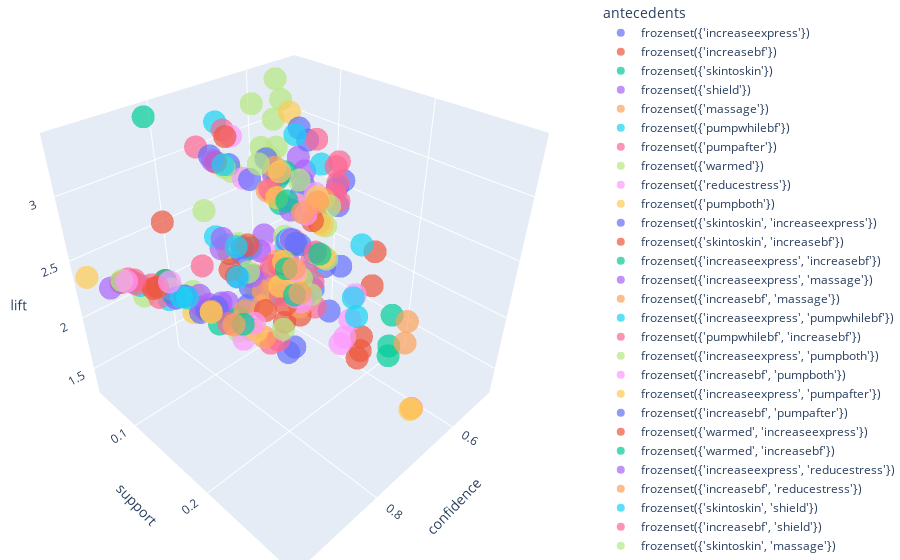

Notebook cell for this chart:
### Markdown cell above
__Antecedent:__ refers to the items on the LEFT ie., the item which the customer buy.

__Consequent:__ refers to the items on the RIGHT ie., the item which the customer follows to buy.

### Code cell
fig = px.scatter_3d(rules, x='confidence', y='support', z='lift', opacity=0.7, color='antecedents')
                    #color='petal_length', symbol='species')
# tight layout
fig.update_layout(margin=dict(l=0, r=0, b=0, t=0))
fig.show()

### Figure 1 — Plotly figure (JSON) as saved in the notebook; plotly's stock layout.template omitted (floating-point values rounded to 4 significant figures)
{"data": [{"hovertemplate": "antecedents=frozenset({'increaseexpress'})<br>confidence=%{x}<br>support=%{y}<br>lift=%{z}<extra></extra>", "legendgroup": "frozenset({'increaseexpress'})", "marker": {"color": "#636efa", "opacity": 0.7, "symbol": "circle"}, "mode": "markers", "name": "frozenset({'increaseexpress'})", "scene": "scene", "showlegend": true, "type": "scatter3d", "x": [0.6783, 0.5884, 0.7855, 0.7594, 0.5594, 0.5275, 0.5681, 0.5333, 0.6232], "y": [0.1653, 0.1434, 0.1914, 0.185, 0.1363, 0.1285, 0.1384, 0.1299, 0.1518], "z": [2.125, 1.59, 1.938, 1.883, 2.523, 1.854, 2.709, 2.678, 2.152]}, {"hovertemplate": "antecedents=frozenset({'increasebf'})<br>confidence=%{x}<br>support=%{y}<br>lift=%{z}<extra></extra>", "legendgroup": "frozenset({'increasebf'})", "marker": {"color": "#EF553B", "opacity": 0.7, "symbol": "circle"}, "mode": "markers", "name": "frozenset({'increasebf'})", "scene": "scene", "showlegend": true, "type": "scatter3d", "x": [0.5177, 0.6217, 0.6571, 0.6239, 0.5199], "y": [0.1653, 0.1984, 0.2097, 0.1992, 0.166], "z": [2.125, 1.68, 1.621, 1.547, 1.796]}, {"hovertemplate": "antecedents=frozenset({'skintoskin'})<br>confidence=%{x}<br>support=%{y}<br>lift=%{z}<extra></extra>", "legendgroup": "frozenset({'skintoskin'})", "marker": {"color": "#00cc96", "opacity": 0.7, "symbol": "circle"}, "mode": "markers", "name": "frozenset({'skintoskin'})", "scene": "scene", "showlegend": true, "type": "scatter3d", "x": [0.5363, 0.5706, 0.5267], "y": [0.1984, 0.2112, 0.1949], "z": [1.68, 1.408, 1.306]}, {"hovertemplate": "antecedents=frozenset({'shield'})<br>confidence=%{x}<br>support=%{y}<br>lift=%{z}<extra></extra>", "legendgroup": "frozenset({'shield'})", "marker": {"color": "#ab63fa", "opacity": 0.7, "symbol": "circle"}, "mode": "markers", "name": "frozenset({'shield'})", "scene": "scene", "showlegend": true, "type": "scatter3d", "x": [0.5611, 0.5889, 0.7556, 0.8056, 0.5111, 0.5, 0.5222, 0.6389], "y": [0.07133, 0.07486, 0.09605, 0.1024, 0.06497, 0.06356, 0.06638, 0.08121], "z": [1.758, 1.591, 1.864, 1.998, 2.305, 2.511, 2.679, 2.207]}, {"hovertemplate": "antecedents=frozenset({'massage'})<br>confidence=%{x}<br>support=%{y}<br>lift=%{z}<extra></extra>", "legendgroup": "frozenset({'massage'})", "marker": {"color": "#FFA15A", "opacity": 0.7, "symbol": "circle"}, "mode": "markers", "name": "frozenset({'massage'})", "scene": "scene", "showlegend": true, "type": "scatter3d", "x": [0.5174, 0.5209, 0.7143], "y": [0.2097, 0.2112, 0.2895], "z": [1.621, 1.408, 1.771]}, {"hovertemplate": "antecedents=frozenset({'pumpwhilebf'})<br>confidence=%{x}<br>support=%{y}<br>lift=%{z}<extra></extra>", "legendgroup": "frozenset({'pumpwhilebf'})", "marker": {"color": "#19d3f3", "opacity": 0.7, "symbol": "circle"}, "mode": "markers", "name": "frozenset({'pumpwhilebf'})", "scene": "scene", "showlegend": true, "type": "scatter3d", "x": [0.5551, 0.5906, 0.5827, 0.7913, 0.7913, 0.5787, 0.5118, 0.6496], "y": [0.09958, 0.1059, 0.1045, 0.1419, 0.1419, 0.1038, 0.09181, 0.1165], "z": [1.739, 2.424, 1.575, 1.952, 1.962, 2.61, 2.674, 2.244]}, {"hovertemplate": "antecedents=frozenset({'pumpafter'})<br>confidence=%{x}<br>support=%{y}<br>lift=%{z}<extra></extra>", "legendgroup": "frozenset({'pumpafter'})", "marker": {"color": "#FF6692", "opacity": 0.7, "symbol": "circle"}, "mode": "markers", "name": "frozenset({'pumpafter'})", "scene": "scene", "showlegend": true, "type": "scatter3d", "x": [0.6242, 0.6146, 0.6115, 0.7675, 0.7962, 0.5255, 0.5127, 0.5255, 0.5096, 0.5032, 0.6306], "y": [0.1384, 0.1363, 0.1356, 0.1702, 0.1766, 0.1165, 0.1137, 0.1165, 0.113, 0.1116, 0.1398], "z": [1.955, 2.523, 1.652, 1.893, 1.974, 2.505, 2.575, 2.746, 2.754, 2.383, 2.178]}, {"hovertemplate": "antecedents=frozenset({'warmed'})<br>confidence=%{x}<br>support=%{y}<br>lift=%{z}<extra></extra>", "legendgroup": "frozenset({'warmed'})", "marker": {"color": "#B6E880", "opacity": 0.7, "symbol": "circle"}, "mode": "markers", "name": "frozenset({'warmed'})", "scene": "scene", "showlegend": true, "type": "scatter3d", "x": [0.6716, 0.6791, 0.6343, 0.903, 0.7985, 0.5597, 0.5299, 0.5522, 0.597, 0.5522, 0.6194, 0.5597, 0.5746, 0.7537, 0.5373], "y": [0.06356, 0.06427, 0.06003, 0.08545, 0.07556, 0.05297, 0.05014, 0.05226, 0.0565, 0.05226, 0.05862, 0.05297, 0.05438, 0.07133, 0.05085], "z": [2.104, 2.787, 1.714, 2.228, 1.98, 2.524, 1.862, 3.342, 2.846, 2.773, 3.236, 3.025, 2.721, 2.603, 3.157]}, {"hovertemplate": "antecedents=frozenset({'reducestress'})<br>confidence=%{x}<br>support=%{y}<br>lift=%{z}<extra></extra>", "legendgroup": "frozenset({'reducestress'})", "marker": {"color": "#FF97FF", "opacity": 0.7, "symbol": "circle"}, "mode": "markers", "name": "frozenset({'reducestress'})", "scene": "scene", "showlegend": true, "type": "scatter3d", "x": [0.536, 0.5707, 0.6427, 0.6079], "y": [0.1525, 0.1624, 0.1829, 0.173], "z": [1.679, 1.542, 1.585, 1.508]}, {"hovertemplate": "antecedents=frozenset({'pumpboth'})<br>confidence=%{x}<br>support=%{y}<br>lift=%{z}<extra></extra>", "legendgroup": "frozenset({'pumpboth'})", "marker": {"color": "#FECB52", "opacity": 0.7, "symbol": "circle"}, "mode": "markers", "name": "frozenset({'pumpboth'})", "scene": "scene", "showlegend": true, "type": "scatter3d", "x": [0.718], "y": [0.2895], "z": [1.771]}, {"hovertemplate": "antecedents=frozenset({'skintoskin', 'increaseexpress'})<br>confidence=%{x}<br>support=%{y}<br>lift=%{z}<extra></extra>", "legendgroup": "frozenset({'skintoskin', 'increaseexpress'})", "marker": {"color": "#636efa", "opacity": 0.7, "symbol": "circle"}, "mode": "markers", "name": "frozenset({'skintoskin', 'increaseexpress'})", "scene": "scene", "showlegend": true, "type": "scatter3d", "x": [0.7635, 0.803, 0.7192, 0.6502, 0.5862], "y": [0.1095, 0.1151, 0.1031, 0.09322, 0.08404], "z": [2.392, 1.981, 1.784, 2.932, 2.06]}, {"hovertemplate": "antecedents=frozenset({'skintoskin', 'increasebf'})<br>confidence=%{x}<br>support=%{y}<br>lift=%{z}<extra></extra>", "legendgroup": "frozenset({'skintoskin', 'increasebf'})", "marker": {"color": "#EF553B", "opacity": 0.7, "symbol": "circle"}, "mode": "markers", "name": "frozenset({'skintoskin', 'increasebf'})", "scene": "scene", "showlegend": true, "type": "scatter3d", "x": [0.5516, 0.694, 0.6299, 0.5267], "y": [0.1095, 0.1377, 0.125, 0.1045], "z": [2.264, 1.712, 1.562, 1.851]}, {"hovertemplate": "antecedents=frozenset({'increaseexpress', 'increasebf'})<br>confidence=%{x}<br>support=%{y}<br>lift=%{z}<extra></extra>", "legendgroup": "frozenset({'increaseexpress', 'increasebf'})", "marker": {"color": "#00cc96", "opacity": 0.7, "symbol": "circle"}, "mode": "markers", "name": "frozenset({'increaseexpress', 'increasebf'})", "scene": "scene", "showlegend": true, "type": "scatter3d", "x": [0.6624, 0.8376, 0.7863, 0.6239, 0.594], "y": [0.1095, 0.1384, 0.1299, 0.1031, 0.09816], "z": [1.79, 2.066, 1.95, 2.814, 2.087]}, {"hovertemplate": "antecedents=frozenset({'increaseexpress', 'massage'})<br>confidence=%{x}<br>support=%{y}<br>lift=%{z}<extra></extra>", "legendgroup": "frozenset({'increaseexpress', 'massage'})", "marker": {"color": "#ab63fa", "opacity": 0.7, "symbol": "circle"}, "mode": "markers", "name": "frozenset({'increaseexpress', 'massage'})", "scene": "scene", "showlegend": true, "type": "scatter3d", "x": [0.7232, 0.6015, 0.7934, 0.6089, 0.5535], "y": [0.1384, 0.1151, 0.1518, 0.1165, 0.1059], "z": [2.266, 1.625, 1.967, 2.746, 1.945]}, {"hovertemplate": "antecedents=frozenset({'increasebf', 'massage'})<br>confidence=%{x}<br>support=%{y}<br>lift=%{z}<extra></extra>", "legendgroup": "frozenset({'increasebf', 'massage'})", "marker": {"color": "#FFA15A", "opacity": 0.7, "symbol": "circle"}, "mode": "markers", "name": "frozenset({'increasebf', 'massage'})", "scene": "scene", "showlegend": true, "type": "scatter3d", "x": [0.6599, 0.6566, 0.7912, 0.5556, 0.5421], "y": [0.1384, 0.1377, 0.166, 0.1165, 0.1137], "z": [2.709, 1.774, 1.962, 2.505, 1.905]}, {"hovertemplate": "antecedents=frozenset({'increaseexpress', 'pumpwhilebf'})<br>confidence=%{x}<br>support=%{y}<br>lift=%{z}<extra></extra>", "legendgroup": "frozenset({'increaseexpress', 'pumpwhilebf'})", "marker": {"color": "#19d3f3", "opacity": 0.7, "symbol": "circle"}, "mode": "markers", "name": "frozenset({'increaseexpress', 'pumpwhilebf'})", "scene": "scene", "showlegend": true, "type": "scatter3d", "x": [0.72, 0.6533, 0.8667, 0.8267, 0.7267, 0.5267], "y": [0.07627, 0.06921, 0.09181, 0.08757, 0.07698, 0.05579], "z": [2.256, 1.765, 2.138, 2.05, 3.277, 1.851]}, {"hovertemplate": "antecedents=frozenset({'pumpwhilebf', 'increasebf'})<br>confidence=%{x}<br>support=%{y}<br>lift=%{z}<extra></extra>", "legendgroup": "frozenset({'pumpwhilebf', 'increasebf'})", "marker": {"color": "#FF6692", "opacity": 0.7, "symbol": "circle"}, "mode": "markers", "name": "frozenset({'pumpwhilebf', 'increasebf'})", "scene": "scene", "showlegend": true, "type": "scatter3d", "x": [0.766, 0.6383, 0.8794, 0.8511, 0.7021, 0.5035], "y": [0.07627, 0.06356, 0.08757, 0.08475, 0.06992, 0.05014], "z": [3.144, 1.725, 2.169, 2.111, 3.166, 1.769]}, {"hovertemplate": "antecedents=frozenset({'increaseexpress', 'pumpboth'})<br>confidence=%{x}<br>support=%{y}<br>lift=%{z}<extra></extra>", "legendgroup": "frozenset({'increaseexpress', 'pumpboth'})", "marker": {"color": "#B6E880", "opacity": 0.7, "symbol": "circle"}, "mode": "markers", "name": "frozenset({'increaseexpress', 'pumpboth'})", "scene": "scene", "showlegend": true, "type": "scatter3d", "x": [0.7023, 0.5573, 0.8206, 0.6107, 0.5382], "y": [0.1299, 0.1031, 0.1518, 0.113, 0.09958], "z": [2.2, 1.506, 2.024, 2.754, 1.891]}, {"hovertemplate": "antecedents=frozenset({'increasebf', 'pumpboth'})<br>confidence=%{x}<br>support=%{y}<br>lift=%{z}<extra></extra>", "legendgroup": "frozenset({'increasebf', 'pumpboth'})", "marker": {"color": "#FF97FF", "opacity": 0.7, "symbol": "circle"}, "mode": "markers", "name": "frozenset({'increasebf', 'pumpboth'})", "scene": "scene", "showlegend": true, "type": "scatter3d", "x": [0.6525, 0.6277, 0.8333, 0.5709, 0.5284], "y": [0.1299, 0.125, 0.166, 0.1137, 0.1052], "z": [2.678, 1.696, 2.056, 2.575, 1.857]}, {"hovertemplate": "antecedents=frozenset({'increaseexpress', 'pumpafter'})<br>confidence=%{x}<br>support=%{y}<br>lift=%{z}<extra></extra>", "legendgroup": "frozenset({'increaseexpress', 'pumpafter'})", "marker": {"color": "#FECB52", "opacity": 0.7, "symbol": "circle"}, "mode": "markers", "name": "frozenset({'increaseexpress', 'pumpafter'})", "scene": "scene", "showlegend": true, "type": "scatter3d", "x": [0.7565, 0.6839, 0.8549, 0.5648, 0.829, 0.5544], "y": [0.1031, 0.09322, 0.1165, 0.07698, 0.113, 0.07556], "z": [2.37, 1.848, 2.109, 3.148, 2.056, 1.948]}, {"hovertemplate": "antecedents=frozenset({'increasebf', 'pumpafter'})<br>confidence=%{x}<br>support=%{y}<br>lift=%{z}<extra></extra>", "legendgroup": "frozenset({'increasebf', 'pumpafter'})", "marker": {"color": "#636efa", "opacity": 0.7, "symbol": "circle"}, "mode": "markers", "name": "frozenset({'increasebf', 'pumpafter'})", "scene": "scene", "showlegend": true, "type": "scatter3d", "x": [0.7449, 0.7041, 0.8418, 0.5051, 0.8214, 0.5306], "y": [0.1031, 0.09746, 0.1165, 0.06992, 0.1137, 0.07345], "z": [3.057, 1.903, 2.077, 2.816, 2.037, 1.864]}, {"hovertemplate": "antecedents=frozenset({'warmed', 'increaseexpress'})<br>confidence=%{x}<br>support=%{y}<br>lift=%{z}<extra></extra>", "legendgroup": "frozenset({'warmed', 'increaseexpress'})", "marker": {"color": "#EF553B", "opacity": 0.7, "symbol": "circle"}, "mode": "markers", "name": "frozenset({'warmed', 'increaseexpress'})", "scene": "scene", "showlegend": true, "type": "scatter3d", "x": [0.8132, 0.9121, 0.8242], "y": [0.05226, 0.05862, 0.05297], "z": [2.548, 2.25, 2.044]}, {"hovertemplate": "antecedents=frozenset({'warmed', 'increasebf'})<br>confidence=%{x}<br>support=%{y}<br>lift=%{z}<extra></extra>", "legendgroup": "frozenset({'warmed', 'increasebf'})", "marker": {"color": "#00cc96", "opacity": 0.7, "symbol": "circle"}, "mode": "markers", "name": "frozenset({'warmed', 'increasebf'})", "scene": "scene", "showlegend": true, "type": "scatter3d", "x": [0.8222, 0.8889, 0.8222], "y": [0.05226, 0.0565, 0.05226], "z": [3.375, 2.193, 2.039]}, {"hovertemplate": "antecedents=frozenset({'increaseexpress', 'reducestress'})<br>confidence=%{x}<br>support=%{y}<br>lift=%{z}<extra></extra>", "legendgroup": "frozenset({'increaseexpress', 'reducestress'})", "marker": {"color": "#ab63fa", "opacity": 0.7, "symbol": "circle"}, "mode": "markers", "name": "frozenset({'increaseexpress', 'reducestress'})", "scene": "scene", "showlegend": true, "type": "scatter3d", "x": [0.7637, 0.6538, 0.8242, 0.7747, 0.5879], "y": [0.09816, 0.08404, 0.1059, 0.09958, 0.07556], "z": [2.393, 1.767, 2.033, 1.921, 2.651]}, {"hovertemplate": "antecedents=frozenset({'increasebf', 'reducestress'})<br>confidence=%{x}<br>support=%{y}<br>lift=%{z}<extra></extra>", "legendgroup": "frozenset({'increasebf', 'reducestress'})", "marker": {"color": "#FFA15A", "opacity": 0.7, "symbol": "circle"}, "mode": "markers", "name": "frozenset({'increasebf', 'reducestress'})", "scene": "scene", "showlegend": true, "type": "scatter3d", "x": [0.6435, 0.6852, 0.7454, 0.6898], "y": [0.09816, 0.1045, 0.1137, 0.1052], "z": [2.641, 1.852, 1.839, 1.711]}, {"hovertemplate": "antecedents=frozenset({'skintoskin', 'shield'})<br>confidence=%{x}<br>support=%{y}<br>lift=%{z}<extra></extra>", "legendgroup": "frozenset({'skintoskin', 'shield'})", "marker": {"color": "#19d3f3", "opacity": 0.7, "symbol": "circle"}, "mode": "markers", "name": "frozenset({'skintoskin', 'shield'})", "scene": "scene", "showlegend": true, "type": "scatter3d", "x": [0.7075, 0.8396, 0.8868], "y": [0.05297, 0.06285, 0.06638], "z": [2.217, 2.071, 2.199]}, {"hovertemplate": "antecedents=frozenset({'increasebf', 'shield'})<br>confidence=%{x}<br>support=%{y}<br>lift=%{z}<extra></extra>", "legendgroup": "frozenset({'increasebf', 'shield'})", "marker": {"color": "#FF6692", "opacity": 0.7, "symbol": "circle"}, "mode": "markers", "name": "frozenset({'increasebf', 'shield'})", "scene": "scene", "showlegend": true, "type": "scatter3d", "x": [0.7426, 0.8614, 0.8911], "y": [0.05297, 0.06144, 0.06356], "z": [2.007, 2.125, 2.21]}, {"hovertemplate": "antecedents=frozenset({'skintoskin', 'massage'})<br>confidence=%{x}<br>support=%{y}<br>lift=%{z}<extra></extra>", "legendgroup": "frozenset({'skintoskin', 'massage'})", "marker": {"color": "#B6E880", "opacity": 0.7, "symbol": "circle"}, "mode": "markers", "name": "frozenset({'skintoskin', 'massage'})", "scene": "scene", "showlegend": true, "type": "scatter3d", "x": [0.6522, 0.5452, 0.7258, 0.5284, 0.5351], "y": [0.1377, 0.1151, 0.1532, 0.1116, 0.113], "z": [2.043, 2.237, 1.8, 2.383, 1.88]}, {"hovertemplate": "antecedents=frozenset({'skintoskin', 'pumpwhilebf'})<br>confidence=%{x}<br>support=%{y}<br>lift=%{z}<extra></extra>", "legendgroup": "frozenset({'skintoskin', 'pumpwhilebf'})", "marker": {"color": "#FF97FF", "opacity": 0.7, "symbol": "circle"}, "mode": "markers", "name": "frozenset({'skintoskin', 'pumpwhilebf'})", "scene": "scene", "showlegend": true, "type": "scatter3d", "x": [0.6081, 0.6622, 0.8514, 0.8311, 0.6892, 0.5203], "y": [0.06356, 0.06921, 0.08898, 0.08686, 0.07203, 0.05438], "z": [1.905, 2.718, 2.1, 2.061, 3.108, 1.828]}, {"hovertemplate": "antecedents=frozenset({'skintoskin', 'pumpboth'})<br>confidence=%{x}<br>support=%{y}<br>lift=%{z}<extra></extra>", "legendgroup": "frozenset({'skintoskin', 'pumpboth'})", "marker": {"color": "#FECB52", "opacity": 0.7, "symbol": "circle"}, "mode": "markers", "name": "frozenset({'skintoskin', 'pumpboth'})", "scene": "scene", "showlegend": true, "type": "scatter3d", "x": [0.6413, 0.529, 0.7862, 0.5543, 0.5181], "y": [0.125, 0.1031, 0.1532, 0.1081, 0.101], "z": [2.009, 2.171, 1.94, 2.5, 1.82]}, {"hovertemplate": "antecedents=frozenset({'skintoskin', 'pumpafter'})<br>confidence=%{x}<br>support=%{y}<br>lift=%{z}<extra></extra>", "legendgroup": "frozenset({'skintoskin', 'pumpafter'})", "marker": {"color": "#636efa", "opacity": 0.7, "symbol": "circle"}, "mode": "markers", "name": "frozenset({'skintoskin', 'pumpafter'})", "scene": "scene", "showlegend": true, "type": "scatter3d", "x": [0.7188, 0.6875, 0.8229, 0.5312, 0.7969, 0.5417], "y": [0.09746, 0.09322, 0.1116, 0.07203, 0.1081, 0.07345], "z": [2.252, 2.822, 2.03, 2.962, 1.976, 1.903]}, {"hovertemplate": "antecedents=frozenset({'skintoskin', 'reducestress'})<br>confidence=%{x}<br>support=%{y}<br>lift=%{z}<extra></extra>", "legendgroup": "frozenset({'skintoskin', 'reducestress'})", "marker": {"color": "#EF553B", "opacity": 0.7, "symbol": "circle"}, "mode": "markers", "name": "frozenset({'skintoskin', 'reducestress'})", "scene": "scene", "showlegend": true, "type": "scatter3d", "x": [0.6435, 0.5174, 0.6957, 0.6217], "y": [0.1045, 0.08404, 0.113, 0.101], "z": [2.016, 2.124, 1.716, 1.542]}, {"hovertemplate": "antecedents=frozenset({'shield', 'massage'})<br>confidence=%{x}<br>support=%{y}<br>lift=%{z}<extra></extra>", "legendgroup": "frozenset({'shield', 'massage'})", "marker": {"color": "#00cc96", "opacity": 0.7, "symbol": "circle"}, "mode": "markers", "name": "frozenset({'shield', 'massage'})", "scene": "scene", "showlegend": true, "type": "scatter3d", "x": [0.6397, 0.5441, 0.6544, 0.8456, 0.5515], "y": [0.06144, 0.05226, 0.06285, 0.08121, 0.05297], "z": [2.004, 2.233, 1.768, 2.097, 2.487]}, {"hovertemplate": "antecedents=frozenset({'pumpboth', 'shield'})<br>confidence=%{x}<br>support=%{y}<br>lift=%{z}<extra></extra>", "legendgroup": "frozenset({'pumpboth', 'shield'})", "marker": {"color": "#ab63fa", "opacity": 0.7, "symbol": "circle"}, "mode": "markers", "name": "frozenset({'pumpboth', 'shield'})", "scene": "scene", "showlegend": true, "type": "scatter3d", "x": [0.6207, 0.5172, 0.6483, 0.7931, 0.5724], "y": [0.06356, 0.05297, 0.06638, 0.08121, 0.05862], "z": [1.944, 2.123, 1.752, 1.957, 2.581]}, {"hovertemplate": "antecedents=frozenset({'pumpwhilebf', 'massage'})<br>confidence=%{x}<br>support=%{y}<br>lift=%{z}<extra></extra>", "legendgroup": "frozenset({'pumpwhilebf', 'massage'})", "marker": {"color": "#FFA15A", "opacity": 0.7, "symbol": "circle"}, "mode": "markers", "name": "frozenset({'pumpwhilebf', 'massage'})", "scene": "scene", "showlegend": true, "type": "scatter3d", "x": [0.6169, 0.6468, 0.6269, 0.8209, 0.6219], "y": [0.08757, 0.09181, 0.08898, 0.1165, 0.08828], "z": [1.933, 2.655, 1.694, 2.036, 2.804]}, {"hovertemplate": "antecedents=frozenset({'pumpboth', 'massage'})<br>confidence=%{x}<br>support=%{y}<br>lift=%{z}<extra></extra>", "legendgroup": "frozenset({'pumpboth', 'massage'})", "marker": {"color": "#19d3f3", "opacity": 0.7, "symbol": "circle"}, "mode": "markers", "name": "frozenset({'pumpboth', 'massage'})", "scene": "scene", "showlegend": true, "type": "scatter3d", "x": [0.5732, 0.5244, 0.5293], "y": [0.166, 0.1518, 0.1532], "z": [1.796, 2.152, 1.43]}, {"hovertemplate": "antecedents=frozenset({'pumpafter', 'massage'})<br>confidence=%{x}<br>support=%{y}<br>lift=%{z}<extra></extra>", "legendgroup": "frozenset({'pumpafter', 'massage'})", "marker": {"color": "#FF6692", "opacity": 0.7, "symbol": "circle"}, "mode": "markers", "name": "frozenset({'pumpafter', 'massage'})", "scene": "scene", "showlegend": true, "type": "scatter3d", "x": [0.6846, 0.6846, 0.6556, 0.5187, 0.8216, 0.5145], "y": [0.1165, 0.1165, 0.1116, 0.08828, 0.1398, 0.08757], "z": [2.145, 2.81, 1.772, 2.891, 2.037, 1.808]}, {"hovertemplate": "antecedents=frozenset({'warmed', 'massage'})<br>confidence=%{x}<br>support=%{y}<br>lift=%{z}<extra></extra>", "legendgroup": "frozenset({'warmed', 'massage'})", "marker": {"color": "#B6E880", "opacity": 0.7, "symbol": "circle"}, "mode": "markers", "name": "frozenset({'warmed', 'massage'})", "scene": "scene", "showlegend": true, "type": "scatter3d", "x": [0.6612, 0.686, 0.6364, 0.8347, 0.595], "y": [0.0565, 0.05862, 0.05438, 0.07133, 0.05085], "z": [2.071, 2.815, 1.72, 2.07, 2.683]}, {"hovertemplate": "antecedents=frozenset({'massage', 'reducestress'})<br>confidence=%{x}<br>support=%{y}<br>lift=%{z}<extra></extra>", "legendgroup": "frozenset({'massage', 'reducestress'})", "marker": {"color": "#FF97FF", "opacity": 0.7, "symbol": "circle"}, "mode": "markers", "name": "frozenset({'massage', 'reducestress'})", "scene": "scene", "showlegend": true, "type": "scatter3d", "x": [0.6216, 0.5792, 0.6178, 0.7683], "y": [0.1137, 0.1059, 0.113, 0.1405], "z": [1.947, 2.377, 1.669, 1.905]}, {"hovertemplate": "antecedents=frozenset({'pumpwhilebf', 'pumpboth'})<br>confidence=%{x}<br>support=%{y}<br>lift=%{z}<extra></extra>", "legendgroup": "frozenset({'pumpwhilebf', 'pumpboth'})", "marker": {"color": "#FECB52", "opacity": 0.7, "symbol": "circle"}, "mode": "markers", "name": "frozenset({'pumpwhilebf', 'pumpboth'})", "scene": "scene", "showlegend": true, "type": "scatter3d", "x": [0.597, 0.6169, 0.6119, 0.8209, 0.607], "y": [0.08475, 0.08757, 0.08686, 0.1165, 0.08616], "z": [1.87, 2.532, 1.654, 2.025, 2.737]}, {"hovertemplate": "antecedents=frozenset({'pumpwhilebf', 'pumpafter'})<br>confidence=%{x}<br>support=%{y}<br>lift=%{z}<extra></extra>", "legendgroup": "frozenset({'pumpwhilebf', 'pumpafter'})", "marker": {"color": "#636efa", "opacity": 0.7, "symbol": "circle"}, "mode": "markers", "name": "frozenset({'pumpwhilebf', 'pumpafter'})", "scene": "scene", "showlegend": true, "type": "scatter3d", "x": [0.6735, 0.7415, 0.6939, 0.8503, 0.8299, 0.517], "y": [0.06992, 0.07698, 0.07203, 0.08828, 0.08616, 0.05367], "z": [2.11, 3.043, 1.875, 2.098, 2.058, 1.817]}, {"hovertemplate": "antecedents=frozenset({'pumpwhilebf', 'reducestress'})<br>confidence=%{x}<br>support=%{y}<br>lift=%{z}<extra></extra>", "legendgroup": "frozenset({'pumpwhilebf', 'reducestress'})", "marker": {"color": "#EF553B", "opacity": 0.7, "symbol": "circle"}, "mode": "markers", "name": "frozenset({'pumpwhilebf', 'reducestress'})", "scene": "scene", "showlegend": true, "type": "scatter3d", "x": [0.6283, 0.6991, 0.6814, 0.8673, 0.8584, 0.6726], "y": [0.05014, 0.05579, 0.05438, 0.06921, 0.0685, 0.05367], "z": [1.968, 2.869, 1.841, 2.139, 2.129, 3.033]}, {"hovertemplate": "antecedents=frozenset({'pumpafter', 'pumpboth'})<br>confidence=%{x}<br>support=%{y}<br>lift=%{z}<extra></extra>", "legendgroup": "frozenset({'pumpafter', 'pumpboth'})", "marker": {"color": "#00cc96", "opacity": 0.7, "symbol": "circle"}, "mode": "markers", "name": "frozenset({'pumpafter', 'pumpboth'})", "scene": "scene", "showlegend": true, "type": "scatter3d", "x": [0.644, 0.64, 0.612, 0.792, 0.504], "y": [0.1137, 0.113, 0.1081, 0.1398, 0.08898], "z": [2.017, 2.627, 1.654, 1.954, 1.771]}, {"hovertemplate": "antecedents=frozenset({'warmed', 'pumpboth'})<br>confidence=%{x}<br>support=%{y}<br>lift=%{z}<extra></extra>", "legendgroup": "frozenset({'warmed', 'pumpboth'})", "marker": {"color": "#ab63fa", "opacity": 0.7, "symbol": "circle"}, "mode": "markers", "name": "frozenset({'warmed', 'pumpboth'})", "scene": "scene", "showlegend": true, "type": "scatter3d", "x": [0.6916, 0.7009, 0.9439], "y": [0.05226, 0.05297, 0.07133], "z": [2.167, 2.877, 2.329]}, {"hovertemplate": "antecedents=frozenset({'pumpboth', 'reducestress'})<br>confidence=%{x}<br>support=%{y}<br>lift=%{z}<extra></extra>", "legendgroup": "frozenset({'pumpboth', 'reducestress'})", "marker": {"color": "#FFA15A", "opacity": 0.7, "symbol": "circle"}, "mode": "markers", "name": "frozenset({'pumpboth', 'reducestress'})", "scene": "scene", "showlegend": true, "type": "scatter3d", "x": [0.6082, 0.5755, 0.5837, 0.8122, 0.5143], "y": [0.1052, 0.09958, 0.101, 0.1405, 0.08898], "z": [1.905, 2.362, 1.577, 2.004, 2.319]}, {"hovertemplate": "antecedents=frozenset({'pumpafter', 'reducestress'})<br>confidence=%{x}<br>support=%{y}<br>lift=%{z}<extra></extra>", "legendgroup": "frozenset({'pumpafter', 'reducestress'})", "marker": {"color": "#19d3f3", "opacity": 0.7, "symbol": "circle"}, "mode": "markers", "name": "frozenset({'pumpafter', 'reducestress'})", "scene": "scene", "showlegend": true, "type": "scatter3d", "x": [0.6933, 0.7133, 0.6933, 0.8267, 0.5067, 0.84], "y": [0.07345, 0.07556, 0.07345, 0.08757, 0.05367, 0.08898], "z": [2.172, 2.928, 1.874, 2.039, 2.825, 2.083]}, {"hovertemplate": "antecedents=frozenset({'increaseexpress', 'shield'})<br>confidence=%{x}<br>support=%{y}<br>lift=%{z}<extra></extra>", "legendgroup": "frozenset({'increaseexpress', 'shield'})", "marker": {"color": "#FF6692", "opacity": 0.7, "symbol": "circle"}, "mode": "markers", "name": "frozenset({'increaseexpress', 'shield'})", "scene": "scene", "showlegend": true, "type": "scatter3d", "x": [0.881, 0.8929], "y": [0.05226, 0.05297], "z": [2.173, 2.214]}, {"hovertemplate": "antecedents=frozenset({'warmed', 'skintoskin'})<br>confidence=%{x}<br>support=%{y}<br>lift=%{z}<extra></extra>", "legendgroup": "frozenset({'warmed', 'skintoskin'})", "marker": {"color": "#B6E880", "opacity": 0.7, "symbol": "circle"}, "mode": "markers", "name": "frozenset({'warmed', 'skintoskin'})", "scene": "scene", "showlegend": true, "type": "scatter3d", "x": [0.9059], "y": [0.05438], "z": [2.235]}, {"hovertemplate": "antecedents=frozenset({'pumpafter', 'shield'})<br>confidence=%{x}<br>support=%{y}<br>lift=%{z}<extra></extra>", "legendgroup": "frozenset({'pumpafter', 'shield'})", "marker": {"color": "#FF97FF", "opacity": 0.7, "symbol": "circle"}, "mode": "markers", "name": "frozenset({'pumpafter', 'shield'})", "scene": "scene", "showlegend": true, "type": "scatter3d", "x": [0.8152, 0.9022], "y": [0.05297, 0.05862], "z": [2.011, 2.237]}, {"hovertemplate": "antecedents=frozenset({'warmed', 'pumpafter'})<br>confidence=%{x}<br>support=%{y}<br>lift=%{z}<extra></extra>", "legendgroup": "frozenset({'warmed', 'pumpafter'})", "marker": {"color": "#FECB52", "opacity": 0.7, "symbol": "circle"}, "mode": "markers", "name": "frozenset({'warmed', 'pumpafter'})", "scene": "scene", "showlegend": true, "type": "scatter3d", "x": [0.96], "y": [0.05085], "z": [2.368]}], "layout": {"legend": {"title": {"text": "antecedents"}, "tracegroupgap": 0}, "margin": {"b": 0, "l": 0, "r": 0, "t": 0}, "scene": {"domain": {"x": [0, 1], "y": [0, 1]}, "xaxis": {"title": {"text": "confidence"}}, "yaxis": {"title": {"text": "support"}}, "zaxis": {"title": {"text": "lift"}}}}}
